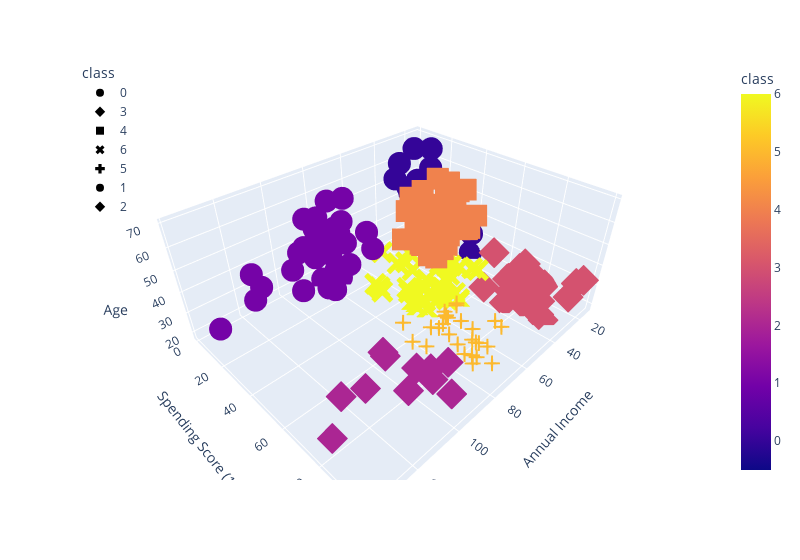

The notebook cell saved with this chart:
### Code cell
fig = px.scatter_3d(
    df_shopping,
    x="Annual Income",
    y="Spending Score (1-100)",
    z="Age",
    color="class",
    symbol="class",
    width=800,
)
fig.update_layout(legend=dict(x=0, y=1))
fig.show()

### Figure 1 — Plotly figure (JSON) as saved in the notebook; plotly's stock layout.template omitted (floating-point values rounded to 4 significant figures)
{"data": [{"hovertemplate": "class=%{marker.color}<br>Annual Income=%{x}<br>Spending Score (1-100)=%{y}<br>Age=%{z}<extra></extra>", "legendgroup": "0", "marker": {"color": [0, 0, 0, 0, 0, 0, 0, 0, 0, 0, 0, 0, 0, 0, 0, 0, 0, 0, 0, 0, 0, 0], "coloraxis": "coloraxis", "symbol": "circle"}, "mode": "markers", "name": "0", "scene": "scene", "showlegend": true, "type": "scatter3d", "x": [15, 16, 17, 18, 19, 19, 20, 20, 21, 23, 24, 25, 28, 28, 29, 30, 33, 33, 34, 37, 39, 39], "y": [39, 6, 40, 6, 3, 14, 15, 13, 35, 29, 35, 5, 14, 32, 31, 4, 4, 14, 17, 26, 36, 28], "z": [19, 20, 31, 35, 64, 67, 58, 37, 35, 52, 35, 46, 54, 45, 40, 60, 53, 49, 42, 36, 48, 49]}, {"hovertemplate": "class=%{marker.color}<br>Annual Income=%{x}<br>Spending Score (1-100)=%{y}<br>Age=%{z}<extra></extra>", "legendgroup": "3", "marker": {"color": [3, 3, 3, 3, 3, 3, 3, 3, 3, 3, 3, 3, 3, 3, 3, 3, 3, 3, 3, 3, 3, 3], "coloraxis": "coloraxis", "symbol": "diamond"}, "mode": "markers", "name": "3", "scene": "scene", "showlegend": true, "type": "scatter3d", "x": [15, 16, 17, 18, 19, 19, 20, 20, 21, 23, 24, 25, 28, 28, 29, 30, 33, 33, 34, 37, 38, 39], "y": [81, 77, 76, 94, 72, 99, 77, 79, 66, 98, 73, 73, 82, 61, 87, 73, 92, 81, 73, 75, 92, 65], "z": [21, 23, 22, 23, 30, 35, 24, 22, 20, 35, 25, 31, 29, 35, 23, 21, 18, 21, 30, 20, 24, 24]}, {"hovertemplate": "class=%{marker.color}<br>Annual Income=%{x}<br>Spending Score (1-100)=%{y}<br>Age=%{z}<extra></extra>", "legendgroup": "4", "marker": {"color": [4, 4, 4, 4, 4, 4, 4, 4, 4, 4, 4, 4, 4, 4, 4, 4, 4, 4, 4, 4, 4, 4, 4, 4, 4, 4, 4, 4, 4, 4, 4, 4, 4, 4, 4, 4, 4, 4, 4, 4, 4, 4, 4, 4], "coloraxis": "coloraxis", "symbol": "square"}, "mode": "markers", "name": "4", "scene": "scene", "showlegend": true, "type": "scatter3d", "x": [38, 40, 42, 43, 43, 43, 44, 44, 46, 46, 47, 47, 48, 48, 48, 49, 49, 50, 50, 54, 54, 54, 54, 54, 54, 54, 57, 58, 59, 60, 60, 61, 62, 62, 62, 63, 63, 63, 63, 63, 65, 65, 67, 67], "y": [35, 55, 52, 60, 45, 41, 50, 46, 46, 56, 52, 59, 51, 50, 48, 55, 42, 49, 56, 47, 53, 42, 51, 41, 44, 46, 58, 46, 55, 49, 47, 42, 48, 59, 56, 50, 46, 43, 48, 52, 43, 59, 43, 57], "z": [65, 50, 49, 59, 50, 47, 51, 69, 53, 70, 67, 54, 63, 43, 68, 70, 47, 60, 60, 59, 45, 49, 57, 67, 46, 48, 55, 50, 68, 48, 47, 48, 49, 67, 49, 66, 54, 68, 66, 65, 63, 49, 51, 50]}, {"hovertemplate": "class=%{marker.color}<br>Annual Income=%{x}<br>Spending Score (1-100)=%{y}<br>Age=%{z}<extra></extra>", "legendgroup": "6", "marker": {"color": [6, 6, 6, 6, 6, 6, 6, 6, 6, 6, 6, 6, 6, 6, 6, 6, 6, 6, 6, 6, 6, 6, 6, 6, 6, 6, 6, 6, 6, 6, 6, 6, 6, 6, 6, 6, 6, 6, 6], "coloraxis": "coloraxis", "symbol": "x"}, "mode": "markers", "name": "6", "scene": "scene", "showlegend": true, "type": "scatter3d", "x": [39, 40, 40, 40, 42, 43, 46, 46, 48, 48, 48, 54, 54, 54, 54, 54, 57, 58, 59, 60, 60, 60, 60, 61, 62, 62, 62, 63, 64, 64, 65, 65, 67, 67, 69, 70, 71, 72, 76], "y": [61, 47, 42, 42, 60, 54, 51, 55, 59, 59, 47, 54, 48, 52, 55, 57, 55, 60, 41, 40, 42, 52, 50, 49, 41, 55, 42, 54, 42, 46, 48, 50, 56, 40, 58, 29, 35, 34, 40], "z": [31, 27, 29, 31, 33, 31, 27, 19, 18, 19, 32, 26, 40, 23, 38, 21, 22, 34, 18, 40, 32, 24, 27, 20, 23, 26, 21, 19, 38, 19, 18, 19, 27, 38, 40, 23, 43, 25, 28]}, {"hovertemplate": "class=%{marker.color}<br>Annual Income=%{x}<br>Spending Score (1-100)=%{y}<br>Age=%{z}<extra></extra>", "legendgroup": "5", "marker": {"color": [5, 5, 5, 5, 5, 5, 5, 5, 5, 5, 5, 5, 5, 5, 5, 5, 5, 5, 5, 5, 5, 5, 5, 5, 5, 5, 5, 5], "coloraxis": "coloraxis", "symbol": "cross"}, "mode": "markers", "name": "5", "scene": "scene", "showlegend": true, "type": "scatter3d", "x": [69, 70, 71, 71, 71, 72, 73, 73, 74, 75, 76, 77, 77, 78, 78, 78, 78, 78, 78, 79, 81, 85, 86, 87, 87, 87, 88, 88], "y": [91, 77, 95, 75, 75, 71, 88, 73, 72, 93, 87, 97, 74, 90, 88, 76, 89, 78, 73, 83, 93, 75, 95, 63, 75, 92, 86, 69], "z": [39, 31, 40, 38, 39, 31, 29, 32, 35, 32, 32, 28, 32, 34, 39, 38, 27, 30, 30, 29, 31, 36, 33, 32, 28, 36, 30, 27]}, {"hovertemplate": "class=%{marker.color}<br>Annual Income=%{x}<br>Spending Score (1-100)=%{y}<br>Age=%{z}<extra></extra>", "legendgroup": "1", "marker": {"color": [1, 1, 1, 1, 1, 1, 1, 1, 1, 1, 1, 1, 1, 1, 1, 1, 1, 1, 1, 1, 1, 1, 1, 1, 1, 1, 1, 1, 1, 1, 1, 1, 1, 1], "coloraxis": "coloraxis", "symbol": "circle"}, "mode": "markers", "name": "1", "scene": "scene", "showlegend": true, "type": "scatter3d", "x": [71, 71, 73, 73, 74, 75, 77, 77, 78, 78, 78, 78, 78, 78, 79, 81, 85, 86, 87, 87, 87, 88, 88, 93, 97, 98, 99, 101, 103, 103, 113, 120, 126, 137], "y": [11, 9, 5, 7, 10, 5, 12, 36, 22, 17, 20, 16, 1, 1, 35, 5, 26, 20, 27, 13, 10, 13, 15, 14, 32, 15, 39, 24, 17, 23, 8, 16, 28, 18], "z": [59, 47, 20, 44, 19, 57, 25, 48, 34, 43, 44, 47, 37, 34, 56, 19, 50, 42, 36, 40, 36, 52, 58, 59, 37, 46, 41, 54, 41, 34, 33, 47, 45, 32]}, {"hovertemplate": "class=%{marker.color}<br>Annual Income=%{x}<br>Spending Score (1-100)=%{y}<br>Age=%{z}<extra></extra>", "legendgroup": "2", "marker": {"color": [2, 2, 2, 2, 2, 2, 2, 2, 2, 2, 2], "coloraxis": "coloraxis", "symbol": "diamond"}, "mode": "markers", "name": "2", "scene": "scene", "showlegend": true, "type": "scatter3d", "x": [93, 97, 98, 99, 101, 103, 103, 113, 120, 126, 137], "y": [90, 86, 88, 97, 68, 85, 69, 91, 79, 74, 83], "z": [35, 32, 29, 30, 28, 36, 32, 38, 35, 32, 30]}], "layout": {"coloraxis": {"colorbar": {"title": {"text": "class"}}, "colorscale": [[0, "#0d0887"], [0.1111, "#46039f"], [0.2222, "#7201a8"], [0.3333, "#9c179e"], [0.4444, "#bd3786"], [0.5556, "#d8576b"], [0.6667, "#ed7953"], [0.7778, "#fb9f3a"], [0.8889, "#fdca26"], [1, "#f0f921"]]}, "legend": {"title": {"text": "class"}, "tracegroupgap": 0, "x": 0, "y": 1}, "margin": {"t": 60}, "scene": {"domain": {"x": [0, 1], "y": [0, 1]}, "xaxis": {"title": {"text": "Annual Income"}}, "yaxis": {"title": {"text": "Spending Score (1-100)"}}, "zaxis": {"title": {"text": "Age"}}}, "width": 800}}
